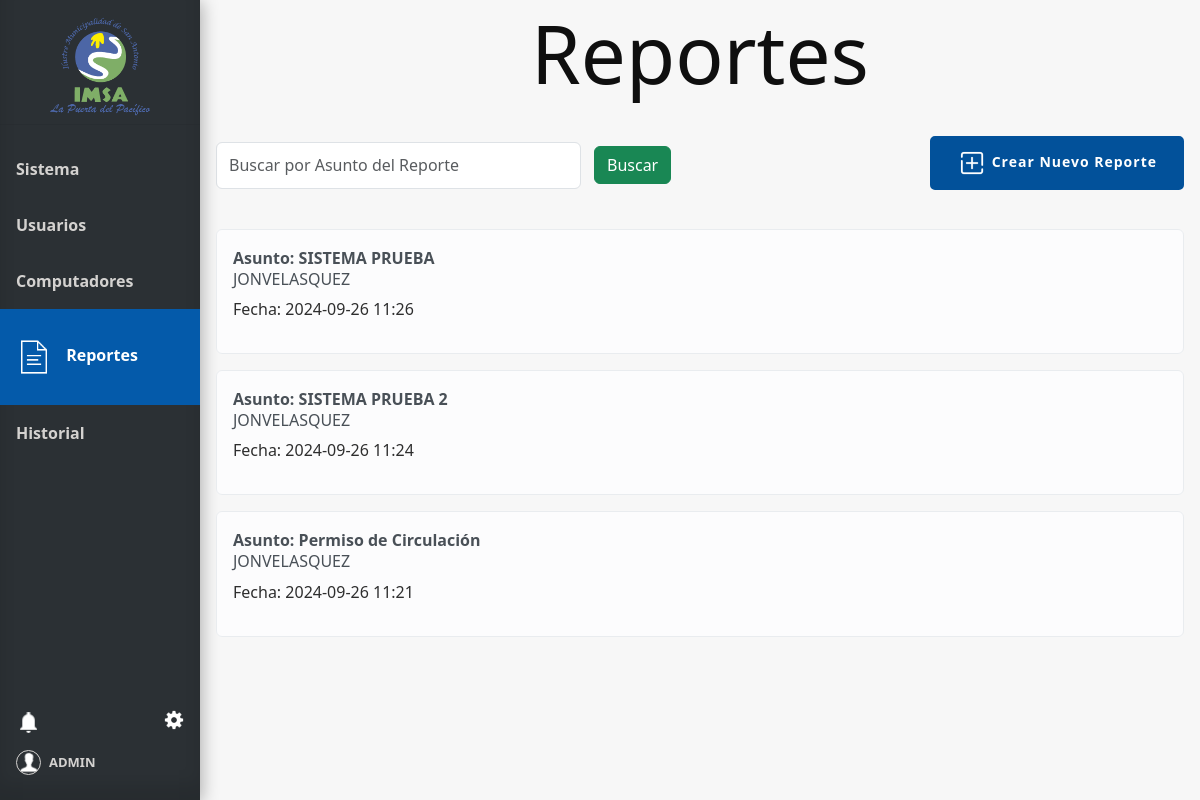
/reportes (signed in), run on an earlier commit of the app's database.
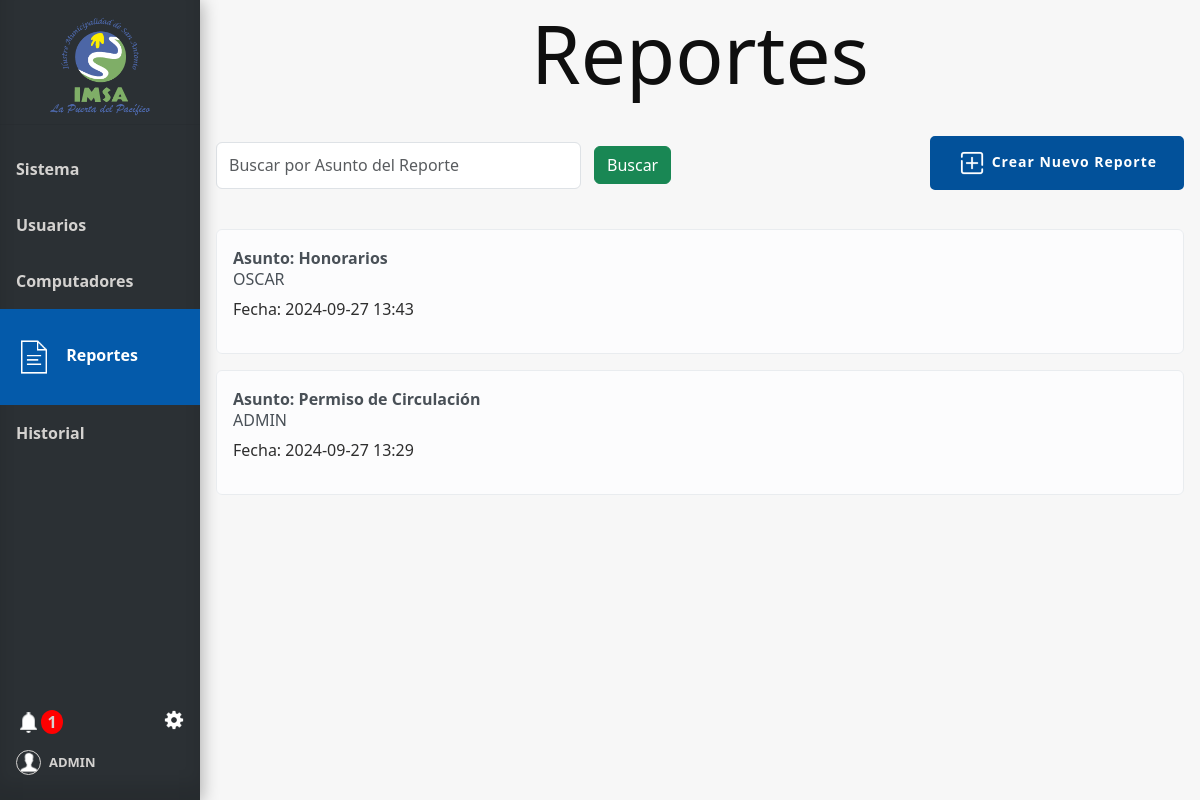
And on a later commit of the database.
### tables this page shows
CREATE TABLE Reportes (
    id_reporte INTEGER PRIMARY KEY AUTOINCREMENT,
    usuario_id INTEGER,
    asunto VARCHAR(100) NOT NULL,
    descripcion VARCHAR(300) NOT NULL,
    fecha TIMESTAMP DEFAULT CURRENT_TIMESTAMP,
    fecha_solucion TIMESTAMP,
    archivo VARCHAR,
    FOREIGN KEY (usuario_id) REFERENCES Usuario(Id_usuario)
);

CREATE TABLE Usuario (
    Id_usuario INTEGER PRIMARY KEY AUTOINCREMENT,
    Nombre_user VARCHAR(100),
    Email VARCHAR(100),
    Psw VARCHAR(100),
    id_tipo_usuario INTEGER,
    FOREIGN KEY (id_tipo_usuario) REFERENCES Tipo_usuario(id_tipo_usuario)
);

### app.py (the view)
@app.route('/reportes', methods=['GET', 'POST'])
@requiere_tipo_usuario(1)
@login_required
def reportes():
    conn = get_db_connection()
    search = request.args.get('search')
    if search:
        query = '''SELECT Reportes.id_reporte, Reportes.asunto, Reportes.fecha, Reportes.fecha_solucion, Reportes.descripcion, Usuario.Nombre_user
                           FROM Reportes
                           INNER JOIN Usuario ON Usuario.id_usuario = Reportes.usuario_id WHERE asunto LIKE ? OR usuario_id LIKE ? ORDER BY fecha DESC'''
        reportes = conn.execute(query, ('%' + search + '%', '%' + search + '%')).fetchall()
    else:
        reportes = conn.execute('''
                           SELECT Reportes.id_reporte, Reportes.asunto, Reportes.fecha, Reportes.fecha_solucion, Reportes.descripcion, Usuario.Nombre_user
                           FROM Reportes
                           INNER JOIN Usuario ON Usuario.id_usuario = Reportes.usuario_id
                           ORDER BY fecha DESC
                           ''').fetchall()
    conn.close()
    user=current_user
    num_notificaciones_totales = get_total_notifications(user.id)
    info_notificaciones = get_info_notifications(user.id)
    return render_template('reportes.html', reportes=reportes,  user=user, num_notificaciones_totales=num_notificaciones_totales, info_notificaciones=info_notificaciones)

### app.py (called while the page is built)
@login_manager.user_loader
def load_user(user_id):
    return Usuario.get_by_id(user_id)

def get_db_connection():
    conn = sqlite3.connect('database.db')
    conn.row_factory = sqlite3.Row
    return conn

def requiere_tipo_usuario(*roles_permitidos):
    def decorator(f):
        @wraps(f)
        def decorated_function(*args, **kwargs):
            if 'id_tipo_usuario' not in session:
                return redirect(url_for('login'))
            if session['id_tipo_usuario'] not in roles_permitidos:
                return redirect(url_for('index'))
            return f(*args, **kwargs)
        return decorated_function
    return decorator

def get_total_notifications(user_id):
    conn = get_db_connection()
    total_notifications = conn.execute(
        'SELECT COUNT(*) FROM Notificaciones WHERE id_usuario = ?  AND leido = false',
        (user_id,)
    ).fetchone()[0]
    conn.close()
    return total_notifications

### model.py (called while the page is built)
def get_db_connection():
    conn = sqlite3.connect('database.db')
    conn.row_factory = sqlite3.Row
    return conn

### templates/reportes.html (shortened to what this page needs)
{% extends 'base.html' %}
{% block head %}
<link rel="stylesheet" href="{{ url_for('static', filename='css/style_reportes.css') }}">
{% endblock %}
{% block content %}
<h1 class="block-effect" style="--td:0.3s">
    <div class="block-reveal" style="--bc: #2b3034; --d: 0.5s">Reportes</div>
</h1>
<div class="head">
    <div class="filtros">
        <form method="get" action="{{ url_for('reportes') }}" id="filtro-form">
            <div class="filtro">
                <input class="form-control me-2" type="search" name="search"
                    placeholder="Buscar por Asunto del Reporte" aria-label="Search"
                    value="{{ request.args.get('search', '') }}">
                <button class="btn btn-success" type="submit">Buscar</button>
            </div>
        </form>
    </div>
    <div class="Botones_Reportes">
        <div class="reporte_2">
            <a href="{{ url_for('reporte_2') }}" class="button_slide slide_right">
                <img id="agregar" src="{{ url_for('static', filename='img/icon-agregar.png') }}" alt="icon-agregar"
                    width="30px">
                <b>Crear Nuevo Reporte</b>
            </a>
        </div>
    </div>
</div>
{% if reportes %}
<div class="mt-3">
    {% for reporte in reportes %}
    <div class="alert alert-light d-flex justify-content-between align-items-center" role="alert">
        <div class="listReport">
            <strong> <a href="{{ url_for('ver_reporte', id_reporte=reporte['id_reporte']) }}"  id="verReporte">Asunto: {{ reporte['asunto'] }}</a></strong>
            <h6>{{ reporte['Nombre_user'] }}</h6>
            <p>Fecha: {{ reporte['fecha'] }} </p>
        </div>
    </div>
    {% endfor %}
</div>
{% else %}
<div class="alert alert-danger" role="alert">
    No existen reportes.
</div>
{% endif %}
{% endblock %}

### templates/base.html (shortened to what this page needs)
<!doctype html>
<html lang="es">
<head>
  {% block head %} {% endblock %}
  <link rel="stylesheet" href="{{ url_for('static', filename='css/style_base.css') }}">
  <link rel="stylesheet" href="{{ url_for('static', filename='css/style_ajustes.css') }}">
  <link href="https://cdn.jsdelivr.net/npm/bootstrap@5.3.3/dist/css/bootstrap.min.css" rel="stylesheet"
>
</head>
<body>
  <div class="sidebar" style="display: flex; flex-direction: column; height: 100vh;">
    <div class="tituloMenu">
      <img src="{{ url_for('static', filename='img/logo.png') }}" alt="Logo-IMSA" width="100px">
    </div>
    <hr>
    <a href="{{ url_for('index') }}" class="slide_right {% if request.endpoint == 'index' %}active{% endif %}">
      <b id="menu-link">Sistema</b>
    </a>
    {% if session['id_tipo_usuario'] == 1 %}
    <a href="{{ url_for('usuarios') }}" class="slide_right {% if request.endpoint == 'usuarios' %}active{% endif %}">
      <b id="menu-link">Usuarios</b>
    </a>
    {% endif %}
    <a href="{{ url_for('computadores') }}"
      class="slide_right {% if request.endpoint == 'computadores' %}active{% endif %}">
      <b id="menu-link">Computadores</b>
    </a>
    {% if session['id_tipo_usuario'] == 1 %}
    <a href="{{ url_for('reportes') }}" class="slide_right {% if request.endpoint == 'reportes' %}active{% endif %}">
      <img id="icon-reportes" class="menu-icon {% if request.endpoint == 'reportes' %}show{% endif %}"
        src="{{ url_for('static', filename='img/icon-documento.png') }}" alt="icon-documentos">
      <b id="menu-link">Reportes</b>
    {% endif %}
    </a>
    <a href="{{ url_for('historial') }}" class="slide_right {% if request.endpoint == 'historial' %}active{% endif %}">
      <b id="menu-link">Historial</b>
    </a>
    <div class="menuAbajo">
      <div class="ajuste_notificacion">
        <div class="notificacion">
          <a href="" class="icon" data-bs-toggle="modal" data-bs-target="#ModalNotifiaciones">
            <img id="icon-campana" src="{{ url_for('static', filename='img/icon-campana.png') }}" alt="logoCampana">
            <div>
              {% if num_notificaciones_totales > 0 %}
              <strong id="numero_notificacion">{{ num_notificaciones_totales }}</strong>
              {% endif %}
            </div>
          </a>
        </div>
        <div class="ajustes">
          <a href="" class="icon" data-bs-toggle="modal" data-bs-target="#ModalAjustes">
            <img async id="icon-ajuste" src="{{ url_for('static', filename='img/icon-ajuste.png') }}" alt="logoAjuste" ></a>
        </div>
      </div>
      <div class="bodyCuenta">
        <a href="#" id="cuenta">
          <img id="icon-cuenta" src="{{ url_for('static', filename='img/icon-usuario.png') }}" alt="">
          <b style="font-size: small;">{{ user.nombre_usuario}}</b>
        </a>
      </div>
  </div>
  </div>
  <div class="content">
    {% block content %}
    {% endblock %}
  </div>
</body>
</html>

What changed in the data, as far as the page shows it:
removed Reportes: asunto "SISTEMA PRUEBA", Nombre_user "JONVELASQUEZ", fecha "2024-09-26 11:26"
removed Reportes: asunto "SISTEMA PRUEBA 2", Nombre_user "JONVELASQUEZ", fecha "2024-09-26 11:24"
added Reportes: asunto "Honorarios", Nombre_user "OSCAR", fecha "2024-09-27 13:43"
changed Reportes "Permiso de Circulación": Nombre_user "JONVELASQUEZ" → "ADMIN"; fecha "2024-09-26 11:21" → "2024-09-27 13:29"
Also different on the page:
{{ num_notificaciones_totales }}: (not shown) → "1"
